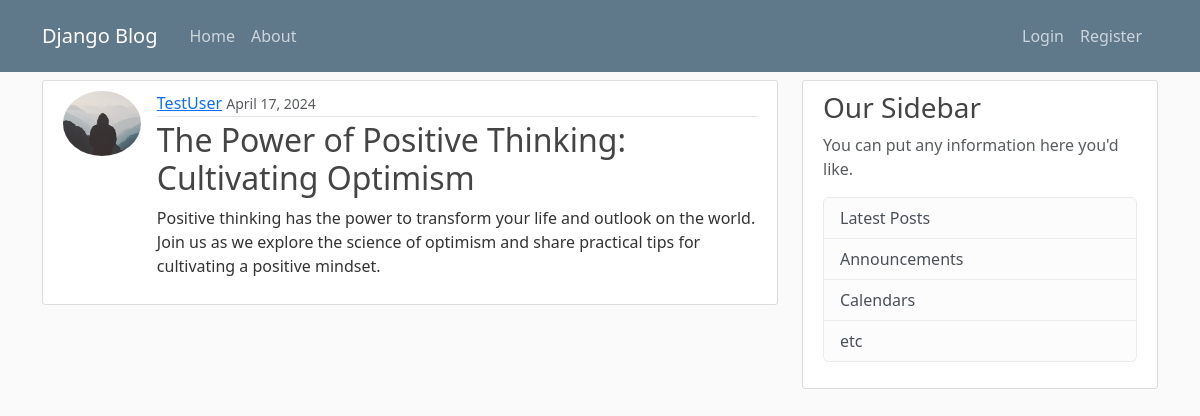
/post/58/, run on the app's committed database.
### blog/models.py (models this page shows, shortened)
class Post(models.Model):
  title = models.CharField(max_length=100)
  content = models.TextField()
  date_posted = models.DateTimeField(default=timezone.now)
  author = models.ForeignKey(User, on_delete=models.CASCADE)

### users/models.py (models this page shows, shortened)
class Profile(models.Model):
  user = models.OneToOneField(User, on_delete=models.CASCADE)
  image = models.ImageField(default='default.jpg', upload_to='profile_pics')

### blog/views.py (the view)
# urls.py: path('post/<int:pk>/', PostDetailView.as_view(), name='post-detail'),
class PostDetailView(DetailView):
  model = Post

### blog/templates/blog/post_detail.html (shortened to what this page needs)
{% extends "blog/base.html" %} {% block content %}
<article class="d-flex content-section">
  <img
    src="{{ object.author.profile.image.url }}"
    class="rounded-circle article-img"
  />
  <div class="col-12 flex-fill">
    <div class="article-metadata">
      <a class="mr-2" href="{% url 'user-posts' object.author.username %}">{{ object.author }}</a>
      <small class="text-muted">{{ object.date_posted|date:"F d, Y" }}</small>
    </div>
    <h2 class="article-title">{{ object.title }}</h2>
    <p class="article-content">{{ object.content }}</p>
  </div>
</article>
{% endblock content %}

### blog/static/blog/main.css (style rules this page uses)
body { background: #fafafa; color: #333333; margin-top: 5rem; }
h1, h2, h3, h4, h5, h6 { color: #444444; }
.content-section { background: #ffffff; padding: 10px 20px; border: 1px solid #dddddd; border-radius: 3px; margin-bottom: 20px; }
.article-title { color: #444444; }
.article-content { white-space: pre-line; }
.article-img { height: 65px; width: 90px; margin-right: 16px; }
.article-metadata { padding-bottom: 1px; margin-bottom: 4px; border-bottom: 1px solid #e3e3e3 }

### data on the page
Post: author.profile.image (placeholder picture), author "TestUser", date_posted "April 17, 2024", title "The Power of Positive Thinking: Cultivating Optimism", content "Positive thinking has the power to transform your life and outlook on the world. Join us as we explore the science of optimism and share practical tips for cultivating a positive mindset."
